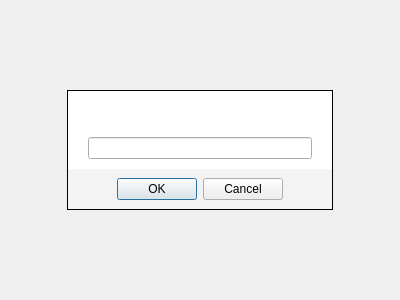
<?xml version="1.0" encoding="UTF-8"?>
<ui version="4.0">
 <class>jsPrompt</class>
 <widget class="QWidget" name="jsPrompt">
  <property name="geometry">
   <rect>
    <x>0</x>
    <y>0</y>
    <width>400</width>
    <height>300</height>
   </rect>
  </property>
  <property name="windowTitle">
   <string notr="true"/>
  </property>
  <property name="styleSheet">
   <string notr="true"/>
  </property>
  <layout class="QGridLayout" name="gridLayout">
   <property name="spacing">
    <number>0</number>
   </property>
   <item row="0" column="1">
    <spacer name="verticalSpacer_2">
     <property name="orientation">
      <enum>Qt::Vertical</enum>
     </property>
     <property name="sizeHint" stdset="0">
      <size>
       <width>20</width>
       <height>65</height>
      </size>
     </property>
    </spacer>
   </item>
   <item row="1" column="0">
    <spacer name="horizontalSpacer">
     <property name="orientation">
      <enum>Qt::Horizontal</enum>
     </property>
     <property name="sizeHint" stdset="0">
      <size>
       <width>50</width>
       <height>20</height>
      </size>
     </property>
    </spacer>
   </item>
   <item row="1" column="1">
    <widget class="QFrame" name="frame">
     <property name="styleSheet">
      <string notr="true">#frame {
border: 1px solid  black;
border-bottom: 0px;
background-color: white;
}</string>
     </property>
     <property name="frameShape">
      <enum>QFrame::StyledPanel</enum>
     </property>
     <property name="frameShadow">
      <enum>QFrame::Raised</enum>
     </property>
     <layout class="QGridLayout" name="gridLayout_2">
      <property name="leftMargin">
       <number>20</number>
      </property>
      <property name="topMargin">
       <number>20</number>
      </property>
      <property name="rightMargin">
       <number>20</number>
      </property>
      <property name="bottomMargin">
       <number>10</number>
      </property>
      <item row="0" column="0">
       <spacer name="horizontalSpacer_5">
        <property name="orientation">
         <enum>Qt::Horizontal</enum>
        </property>
        <property name="sizeHint" stdset="0">
         <size>
          <width>40</width>
          <height>20</height>
         </size>
        </property>
       </spacer>
      </item>
      <item row="0" column="1">
       <widget class="QLabel" name="message">
        <property name="text">
         <string/>
        </property>
       </widget>
      </item>
      <item row="0" column="2">
       <spacer name="horizontalSpacer_6">
        <property name="orientation">
         <enum>Qt::Horizontal</enum>
        </property>
        <property name="sizeHint" stdset="0">
         <size>
          <width>40</width>
          <height>20</height>
         </size>
        </property>
       </spacer>
      </item>
      <item row="1" column="0" colspan="3">
       <widget class="QLineEdit" name="lineEdit"/>
      </item>
     </layout>
    </widget>
   </item>
   <item row="1" column="2">
    <spacer name="horizontalSpacer_2">
     <property name="orientation">
      <enum>Qt::Horizontal</enum>
     </property>
     <property name="sizeHint" stdset="0">
      <size>
       <width>50</width>
       <height>20</height>
      </size>
     </property>
    </spacer>
   </item>
   <item row="2" column="1">
    <widget class="QFrame" name="frame_2">
     <property name="styleSheet">
      <string notr="true">#frame_2 {
background-color: #f3f3f3;
border: 1px solid black;
border-top: 0px;
}</string>
     </property>
     <property name="frameShape">
      <enum>QFrame::StyledPanel</enum>
     </property>
     <property name="frameShadow">
      <enum>QFrame::Raised</enum>
     </property>
     <layout class="QHBoxLayout" name="horizontalLayout">
      <property name="spacing">
       <number>0</number>
      </property>
      <item>
       <spacer name="horizontalSpacer_3">
        <property name="orientation">
         <enum>Qt::Horizontal</enum>
        </property>
        <property name="sizeHint" stdset="0">
         <size>
          <width>40</width>
          <height>20</height>
         </size>
        </property>
       </spacer>
      </item>
      <item>
       <widget class="ButtonBox" name="buttonBox">
        <property name="standardButtons">
         <set>QDialogButtonBox::Cancel|QDialogButtonBox::Ok</set>
        </property>
       </widget>
      </item>
      <item>
       <spacer name="horizontalSpacer_4">
        <property name="orientation">
         <enum>Qt::Horizontal</enum>
        </property>
        <property name="sizeHint" stdset="0">
         <size>
          <width>40</width>
          <height>20</height>
         </size>
        </property>
       </spacer>
      </item>
     </layout>
    </widget>
   </item>
   <item row="3" column="1">
    <spacer name="verticalSpacer">
     <property name="orientation">
      <enum>Qt::Vertical</enum>
     </property>
     <property name="sizeHint" stdset="0">
      <size>
       <width>20</width>
       <height>65</height>
      </size>
     </property>
    </spacer>
   </item>
  </layout>
 </widget>
 <customwidgets>
  <customwidget>
   <class>ButtonBox</class>
   <extends>QDialogButtonBox</extends>
   <header>buttonbox.h</header>
  </customwidget>
 </customwidgets>
 <resources/>
 <connections/>
</ui>
